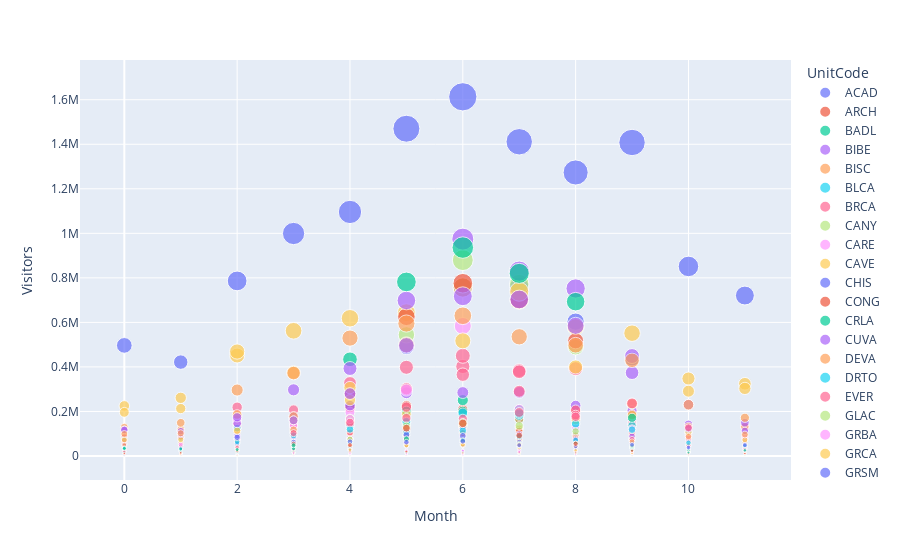

Write notebook code for a chart like this one.
### Code cell
import plotly.express as px

df = visitor_pop_df
fig = px.scatter(df, x="Month", y="Visitors",color="UnitCode", hover_name="Park", size="Visitors")
fig.show()
